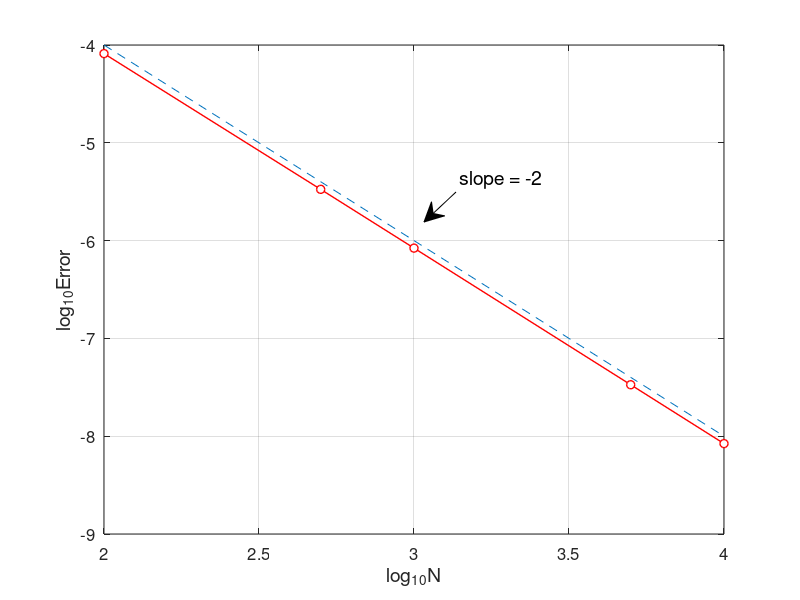

Reproduce this figure in MATLAB.
% BDF2Non_error.m
% BDF method for the nonlinear ODE model
% u'(t)=u-2t/u, t in [0,1]
% Initial condition: u(0)=1;
% Exact solution: u(t)=sqrt(2*t+1)
clear all; close all;
Nvec=[100 500 1000 5000 10000];  % Number of partitions
Error=[];
for k=1:length(Nvec)
    N=Nvec(k);
    h=1/N;
    t=0:h:1;          % interval partition
    un(1)=1;          % initial value
    NI(1,N)=0;        % Record the number of iterations
    % Trapezoidal rule to compute un(2)
    X=un(1);
    Xprev=0;
    while abs(X-Xprev) > abs(X)*1e-12
        Xprev=X;
        X=X-(X-h/2*X+h*t(2)/X-un(1)-h/2*(un(1)...
            -2*t(1)/un(1)))./(1-h/2-h*t(2)/(X^2));
        un(2)=X;
        NI(1)=NI(1)+1;
    end
    % BDF2 method
    for n=1:N-1
        X=un(n+1);
        Xprev=0;
        while abs(X-Xprev) > abs(X)*1e-12
            Xprev=X;
            X=X-(X-2/3*h*X+4/3*h*t(n+2)/X-4/3*un(n+1)...
                +1/3*un(n))./(1-2/3*h-4/3*h*t(n+2)/(X^2));
            NI(n+1)=NI(n+1)+1;
        end
        un(n+2)=X;
    end
    ue=sqrt(2*t+1);    % exact solution
    error=max(abs(un-ue));
    Error=[Error,error];
end
plot(log10(Nvec),log10(Error),'ro-','MarkerFaceColor','w','LineWidth',1)
%loglog(Nvec,Error,'ro-','LineWidth',1.5)
hold on
%loglog(Nvec,Nvec.^(-2),'--')
plot(log10(Nvec),log10(Nvec.^(-2)),'--')
grid on
%title('Convergence of BDF2 method','fontsize',12)
set(gca,'fontsize',12)
xlabel('log_{10}N','fontsize',14), ylabel('log_{10}Error','fontsize',14)

% add annotation of slope
ax = [0.57 0.53];
ay = [0.68 0.63];
annotation('textarrow',ax,ay,'String','slope = -2','fontsize',14)

% computing convergence order
for n=1:length(Nvec)-1
    order(n)=-log(Error(n)/Error(n+1))/(log(Nvec(n)/Nvec(n+1)));
end
Error
order

% print -dpng -r600 BDF2Non_error.png
% print -depsc2 BDF2Non_error.eps
